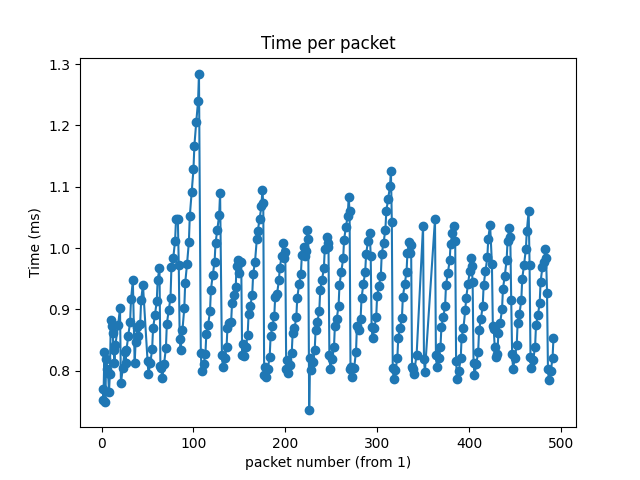

The script that saved this image:
import sys
import matplotlib.pyplot as plt

result_file = sys.argv[1]
lines = [line.strip() for line in open(result_file, 'r') if line.strip()]

indices = []
times = []
for idx, line in enumerate(lines, 1):
    parts = line.split(', ')
    if len(parts) == 4 and int(parts[2]) == 1:
        indices.append(idx)
        times.append(float(parts[3]))

plt.figure()
plt.plot(indices, times, marker='o')
plt.xlabel('packet number (from 1)')
plt.ylabel('Time (ms)')
plt.title('Time per packet')
plt.savefig('plot.png')
plt.show()
